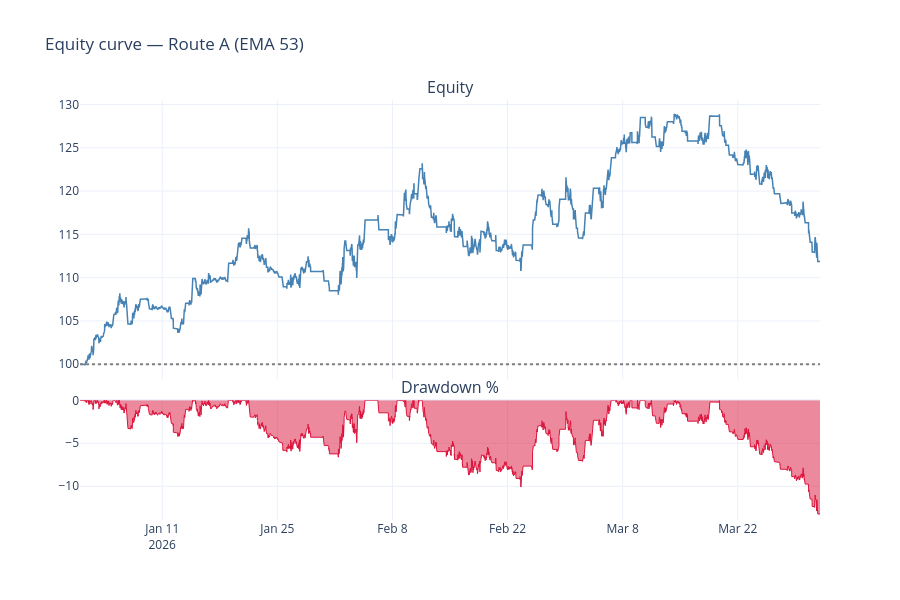

Notebook source saved alongside this figure:
### Code cell
plot_equity_curve(equity_a, cfg.initial_capital, title=f"Equity curve — Route A (EMA {cfg.ema_period})")

### Figure 1 — Plotly figure (JSON) as saved in the notebook; plotly's stock layout.template omitted (floating-point values rounded to 4 significant figures; data arrays with more than 128 entries replaced by an {"elided": "..."} marker saying what was removed)
{"data": [{"line": {"color": "steelblue", "width": 1.5}, "name": "Equity", "type": "scatter", "x": {"elided": "8641 str values"}, "xaxis": "x", "y": {"elided": "8641 float values"}, "yaxis": "y"}, {"fill": "tozeroy", "line": {"color": "crimson", "width": 1}, "name": "Drawdown", "type": "scatter", "x": {"elided": "8641 str values"}, "xaxis": "x2", "y": {"elided": "8641 float values"}, "yaxis": "y2"}], "layout": {"annotations": [{"font": {"size": 16}, "showarrow": false, "text": "Equity", "x": 0.5, "xanchor": "center", "xref": "paper", "y": 1.0, "yanchor": "bottom", "yref": "paper"}, {"font": {"size": 16}, "showarrow": false, "text": "Drawdown %", "x": 0.5, "xanchor": "center", "xref": "paper", "y": 0.285, "yanchor": "bottom", "yref": "paper"}], "height": 600, "hovermode": "x unified", "shapes": [{"line": {"color": "gray", "dash": "dot"}, "type": "line", "x0": 0, "x1": 1, "xref": "x domain", "y0": 100, "y1": 100, "yref": "y"}], "showlegend": false, "title": {"text": "Equity curve — Route A (EMA 53)"}, "xaxis": {"anchor": "y", "domain": [0, 1], "matches": "x2", "showticklabels": false}, "xaxis2": {"anchor": "y2", "domain": [0, 1]}, "yaxis": {"anchor": "x", "domain": [0.335, 1.0]}, "yaxis2": {"anchor": "x2", "domain": [0, 0.285]}}}
